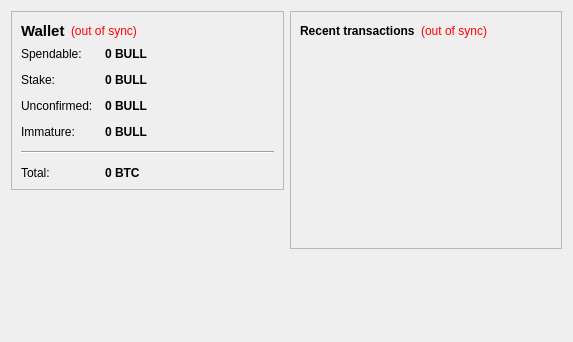
<?xml version="1.0" encoding="UTF-8"?>
<ui version="4.0">
 <class>OverviewPage</class>
 <widget class="QWidget" name="OverviewPage">
  <property name="geometry">
   <rect>
    <x>0</x>
    <y>0</y>
    <width>573</width>
    <height>342</height>
   </rect>
  </property>
  <property name="windowTitle">
   <string>Form</string>
  </property>
  <layout class="QHBoxLayout" name="horizontalLayout" stretch="1,1">
   <item>
    <layout class="QVBoxLayout" name="verticalLayout_2">
     <item>
      <widget class="QFrame" name="frame">
       <property name="frameShape">
        <enum>QFrame::StyledPanel</enum>
       </property>
       <property name="frameShadow">
        <enum>QFrame::Raised</enum>
       </property>
       <layout class="QVBoxLayout" name="verticalLayout_4">
        <item>
         <layout class="QHBoxLayout" name="horizontalLayout_4">
          <item>
           <widget class="QLabel" name="label_5">
            <property name="font">
             <font>
              <pointsize>11</pointsize>
              <weight>75</weight>
              <bold>true</bold>
             </font>
            </property>
            <property name="text">
             <string>Wallet</string>
            </property>
           </widget>
          </item>
          <item>
           <widget class="QLabel" name="labelWalletStatus">
            <property name="toolTip">
             <string>The displayed information may be out of date. Your wallet automatically synchronizes with the BullCoin network after a connection is established, but this process has not completed yet.</string>
            </property>
            <property name="styleSheet">
             <string notr="true">QLabel { color: red; }</string>
            </property>
            <property name="text">
             <string notr="true">(out of sync)</string>
            </property>
            <property name="alignment">
             <set>Qt::AlignLeading|Qt::AlignLeft|Qt::AlignVCenter</set>
            </property>
           </widget>
          </item>
          <item>
           <spacer name="horizontalSpacer_2">
            <property name="orientation">
             <enum>Qt::Horizontal</enum>
            </property>
            <property name="sizeHint" stdset="0">
             <size>
              <width>40</width>
              <height>20</height>
             </size>
            </property>
           </spacer>
          </item>
         </layout>
        </item>
        <item>
         <layout class="QFormLayout" name="formLayout_2">
          <property name="fieldGrowthPolicy">
           <enum>QFormLayout::AllNonFixedFieldsGrow</enum>
          </property>
          <property name="horizontalSpacing">
           <number>12</number>
          </property>
          <property name="verticalSpacing">
           <number>12</number>
          </property>
          <item row="0" column="0">
           <widget class="QLabel" name="label">
            <property name="text">
             <string>Spendable:</string>
            </property>
           </widget>
          </item>
          <item row="0" column="1">
           <widget class="QLabel" name="labelBalance">
            <property name="font">
             <font>
              <weight>75</weight>
              <bold>true</bold>
             </font>
            </property>
            <property name="cursor">
             <cursorShape>IBeamCursor</cursorShape>
            </property>
            <property name="toolTip">
             <string>Your current spendable balance</string>
            </property>
            <property name="text">
             <string notr="true">0 BULL</string>
            </property>
            <property name="textInteractionFlags">
             <set>Qt::LinksAccessibleByMouse|Qt::TextSelectableByKeyboard|Qt::TextSelectableByMouse</set>
            </property>
           </widget>
          </item>
          <item row="1" column="0">
           <widget class="QLabel" name="label_6">
            <property name="text">
             <string>Stake:</string>
            </property>
           </widget>
          </item>
          <item row="1" column="1">
           <widget class="QLabel" name="labelStake">
            <property name="font">
             <font>
              <weight>75</weight>
              <bold>true</bold>
             </font>
            </property>
            <property name="cursor">
             <cursorShape>IBeamCursor</cursorShape>
            </property>
            <property name="toolTip">
             <string>Total of coins that was staked, and do not yet count toward the current balance</string>
            </property>
            <property name="text">
             <string notr="true">0 BULL</string>
            </property>
            <property name="textInteractionFlags">
             <set>Qt::LinksAccessibleByMouse|Qt::TextSelectableByKeyboard|Qt::TextSelectableByMouse</set>
            </property>
           </widget>
          </item>
          <item row="2" column="0">
           <widget class="QLabel" name="label_3">
            <property name="text">
             <string>Unconfirmed:</string>
            </property>
           </widget>
          </item>
          <item row="2" column="1">
           <widget class="QLabel" name="labelUnconfirmed">
            <property name="font">
             <font>
              <weight>75</weight>
              <bold>true</bold>
             </font>
            </property>
            <property name="cursor">
             <cursorShape>IBeamCursor</cursorShape>
            </property>
            <property name="toolTip">
             <string>Total of transactions that have yet to be confirmed, and do not yet count toward the current balance</string>
            </property>
            <property name="text">
             <string notr="true">0 BULL</string>
            </property>
            <property name="textInteractionFlags">
             <set>Qt::LinksAccessibleByMouse|Qt::TextSelectableByKeyboard|Qt::TextSelectableByMouse</set>
            </property>
           </widget>
          </item>
          <item row="3" column="0">
           <widget class="QLabel" name="labelImmatureText">
            <property name="text">
             <string>Immature:</string>
            </property>
           </widget>
          </item>
          <item row="3" column="1">
           <widget class="QLabel" name="labelImmature">
            <property name="font">
             <font>
              <weight>75</weight>
              <bold>true</bold>
             </font>
            </property>
            <property name="toolTip">
             <string>Mined balance that has not yet matured</string>
            </property>
            <property name="text">
             <string notr="true">0 BULL</string>
            </property>
            <property name="textInteractionFlags">
             <set>Qt::LinksAccessibleByMouse|Qt::TextSelectableByKeyboard|Qt::TextSelectableByMouse</set>
            </property>
           </widget>
          </item>
          <item row="4" column="0" colspan="2">
           <widget class="Line" name="line">
            <property name="orientation">
             <enum>Qt::Horizontal</enum>
            </property>
           </widget>
          </item>
          <item row="5" column="0">
           <widget class="QLabel" name="labelTotalText">
            <property name="text">
             <string>Total:</string>
            </property>
           </widget>
          </item>
          <item row="5" column="1">
           <widget class="QLabel" name="labelTotal">
            <property name="font">
             <font>
              <weight>75</weight>
              <bold>true</bold>
             </font>
            </property>
            <property name="cursor">
             <cursorShape>IBeamCursor</cursorShape>
            </property>
            <property name="toolTip">
             <string>Your current total balance</string>
            </property>
            <property name="text">
             <string notr="true">0 BTC</string>
            </property>
            <property name="textInteractionFlags">
             <set>Qt::LinksAccessibleByMouse|Qt::TextSelectableByKeyboard|Qt::TextSelectableByMouse</set>
            </property>
           </widget>
          </item>
         </layout>
        </item>
       </layout>
      </widget>
     </item>
     <item>
      <spacer name="verticalSpacer">
       <property name="orientation">
        <enum>Qt::Vertical</enum>
       </property>
       <property name="sizeHint" stdset="0">
        <size>
         <width>20</width>
         <height>40</height>
        </size>
       </property>
      </spacer>
     </item>
    </layout>
   </item>
   <item>
    <layout class="QVBoxLayout" name="verticalLayout_3">
     <item>
      <widget class="QFrame" name="frame_2">
       <property name="frameShape">
        <enum>QFrame::StyledPanel</enum>
       </property>
       <property name="frameShadow">
        <enum>QFrame::Raised</enum>
       </property>
       <layout class="QVBoxLayout" name="verticalLayout">
        <item>
         <layout class="QHBoxLayout" name="horizontalLayout_2">
          <item>
           <widget class="QLabel" name="label_4">
            <property name="text">
             <string>&lt;b&gt;Recent transactions&lt;/b&gt;</string>
            </property>
           </widget>
          </item>
          <item>
           <widget class="QLabel" name="labelTransactionsStatus">
            <property name="toolTip">
             <string>The displayed information may be out of date. Your wallet automatically synchronizes with the BullCoin network after a connection is established, but this process has not completed yet.</string>
            </property>
            <property name="styleSheet">
             <string notr="true">QLabel { color: red; }</string>
            </property>
            <property name="text">
             <string notr="true">(out of sync)</string>
            </property>
            <property name="alignment">
             <set>Qt::AlignRight|Qt::AlignTrailing|Qt::AlignVCenter</set>
            </property>
           </widget>
          </item>
          <item>
           <spacer name="horizontalSpacer">
            <property name="orientation">
             <enum>Qt::Horizontal</enum>
            </property>
            <property name="sizeHint" stdset="0">
             <size>
              <width>40</width>
              <height>20</height>
             </size>
            </property>
           </spacer>
          </item>
         </layout>
        </item>
        <item>
         <widget class="QListView" name="listTransactions">
          <property name="styleSheet">
           <string notr="true">QListView { background: transparent; }</string>
          </property>
          <property name="frameShape">
           <enum>QFrame::NoFrame</enum>
          </property>
          <property name="verticalScrollBarPolicy">
           <enum>Qt::ScrollBarAlwaysOff</enum>
          </property>
          <property name="horizontalScrollBarPolicy">
           <enum>Qt::ScrollBarAlwaysOff</enum>
          </property>
          <property name="selectionMode">
           <enum>QAbstractItemView::NoSelection</enum>
          </property>
         </widget>
        </item>
       </layout>
      </widget>
     </item>
     <item>
      <spacer name="verticalSpacer_2">
       <property name="orientation">
        <enum>Qt::Vertical</enum>
       </property>
       <property name="sizeHint" stdset="0">
        <size>
         <width>20</width>
         <height>40</height>
        </size>
       </property>
      </spacer>
     </item>
    </layout>
   </item>
  </layout>
 </widget>
 <resources/>
 <connections/>
</ui>
